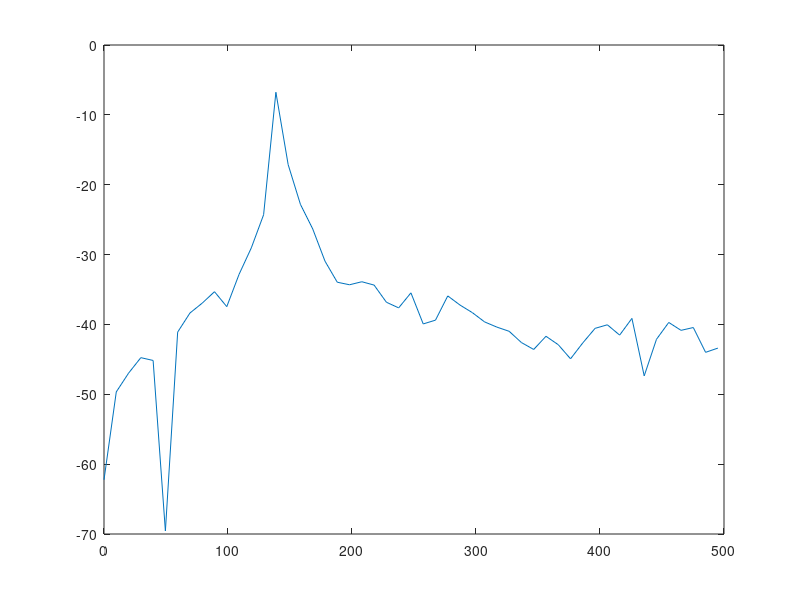

MATLAB code for this plot:
fs = 1000;                  % Sampling frequency
t = (0:fs/10)./fs;          % One-tenth second worth of samples
A = [1 2];                  % Sinusoid amplitudes
f = [150;140];              % Sinusoid frequencies
xn = A*sin(2*pi*f*t) + 0.1*randn(size(t));
[Pxx,F] = periodogram(xn,rectwin(length(xn)),length(xn),fs);
plot(F,10*log10(Pxx))